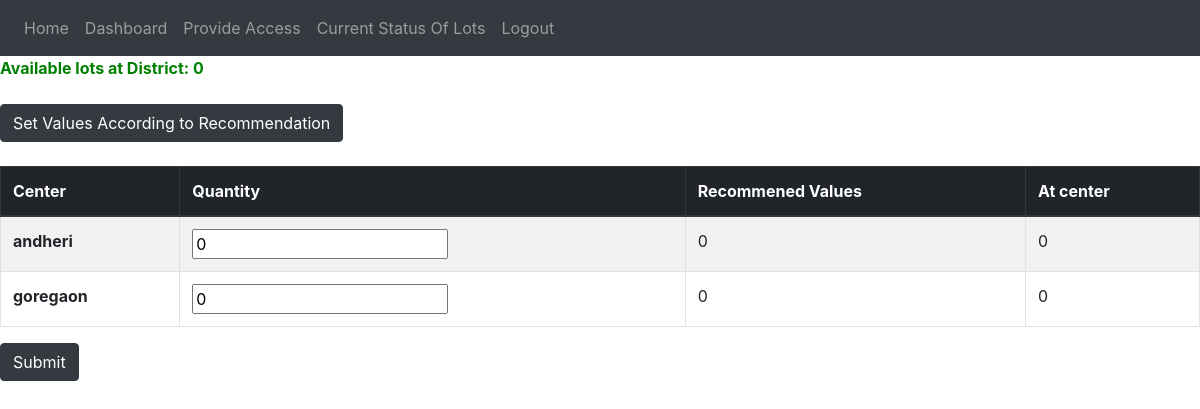
The page /district/mmr/send_to_center (signed in) on the database its author committed.
### vaccine_app/models.py (models this page shows, shortened)
class Center(models.Model):
    centerPrimaryKey = models.AutoField(primary_key=True)
    centerId = models.UUIDField(default=uuid.uuid4, editable=False, unique=True)
    district = models.ForeignKey(District, on_delete=models.CASCADE, related_name="Center")
    name = models.CharField(max_length=255, unique=True)
    maxCountPerDate = models.IntegerField(default=10)
    population = models.IntegerField(default=1)

### vaccine_app/views.py (the view, shortened to what this page needs)
# urls.py: path('district/<str:name>/send_to_center',views.send_to_center,name="send_to_center"),
def send_to_center(request,name):
    if verify(request,"district",name):
        error = ""
        centers = Center.objects.filter(district__name__contains = name)
        ratio=get_ratio_center(District.objects.get(name = name))
        ratio_list=[]
        count_list=[]
        for center in centers:
            count_list.append(CenterVaccineData.objects.filter(center=center, lot__status__contains = "atCenter").count())
            ratio_list.append(ratio[center.name])
        quantity_available = DistrictVaccineData.objects.filter(district__name__contains = name, lot__status__contains = "atDistrict").count()
        context = {"name":name,"centers":zip(centers,zip(ratio_list,count_list)),"quantity_available":quantity_available,"error":error}
        return render(request,"send_to_center.html",context)
    return redirect("district_dash",name)

### vaccine_app/views.py (called while the page is built, shortened)
def verify(request,district_or_center,name):
    if district_or_center=="district":
        user=request.user
        if District.objects.filter(name=name).exists():
            district_obj=District.objects.get(name=name)
            if AccessControlListDistrict.objects.filter(person=user,district=district_obj).exists() and user.is_districtadmin:
                return True
            else:
                print("access is not there for user "+user.email)
                return False
        else:
            print("District name is invalid")
            return False
    else:
        print("Invalid district_or_center value")
        return False

def get_ratio_center(district):
    count_of_vaccine_atDistrict_state=DistrictVaccineData.objects.filter(district=district, lot__status__contains = "atDistrict").count()
    center_obj=Center.objects.filter(district=district)
    ratio_dict={}
    if(count_of_vaccine_atDistrict_state==0):
        for center in center_obj.iterator():
            ratio_dict[center.name]=int(0)
        return ratio_dict

### templates/send_to_center.html (shortened to what this page needs)
{% extends 'base.html' %}
{% block content %}
    <b style="color: green;">Available lots at District: {{quantity_available}}</b>
    <br><br>
    <button class="btn btn-dark" onclick="set_value()">Set Values According to Recommendation</button>
    <br><br>
    <form action="/district/{{name}}/send_to_center" method="POST">
        <table class="table table-striped table-bordered">
            <thead>
            <tr class="thead-dark">
                <th scope="col">Center</th>
                <th scope="col">Quantity</th>
                <th scope="col">Recommened Values</th>
                <th scope="col">At center</th>
            </tr>
            </thead>
            <tbody>
                {% for center,ratio in centers %}
                    <tr>
                        <th scope="row">{{ center.name }}</th>
                        <td><input class="set_ratio" type="number" value="0" name="quantities" /></a>
                        <td class="get_ratio">{{ ratio.0 }}</td>
                        <td>{{ ratio.1 }}</td>
                    </tr>
                {% endfor %}
            </tbody>
        </table>
        <button class="btn btn-dark" type="submit">Submit</button>
    </form>
{% endblock %}

### rows shown on the page
Center: name "andheri", ratio "0"
Center: name "goregaon", ratio "0"

### other values the page prints
{{ quantity_available }} "0"
